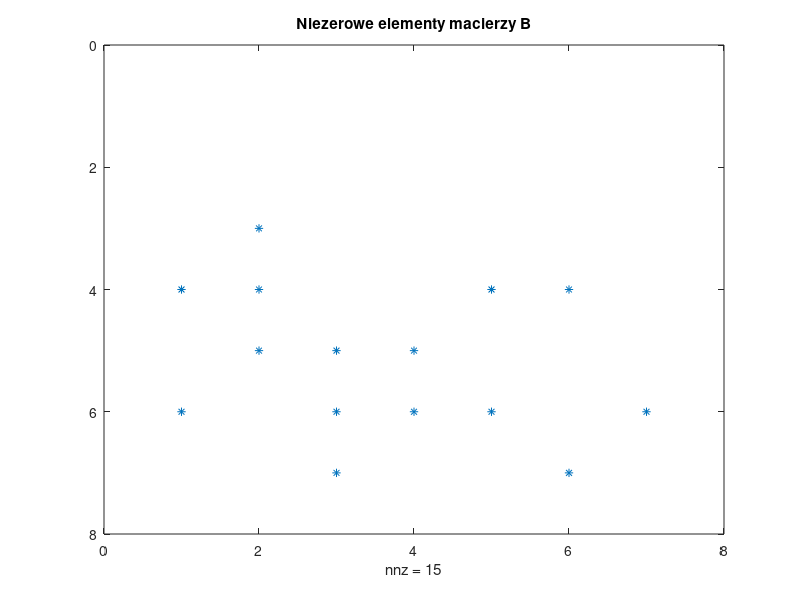
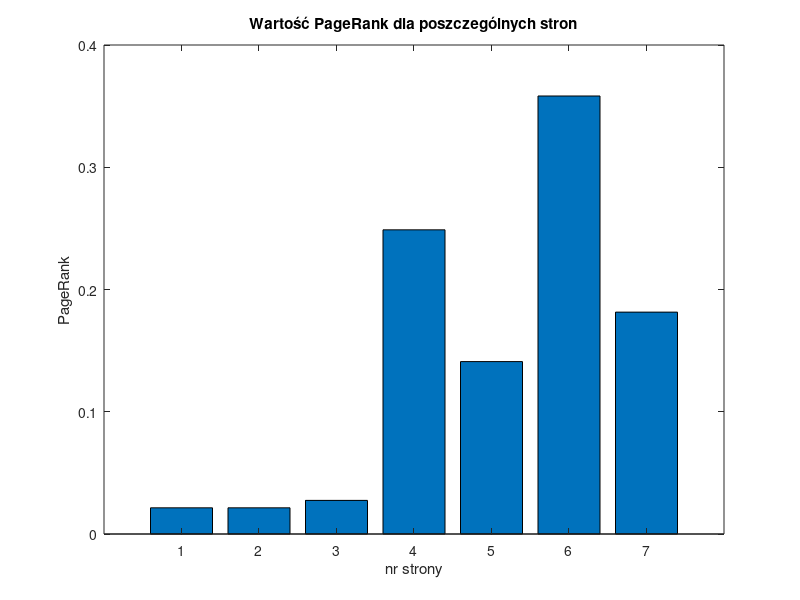

These charts were generated, in order, by the following MATLAB code:
%% SPRAWOZDANIE LABORATORIUM 2
% Damian Jankowski s188597

%% Zadanie 2. PageRank

%% Przygotowanie środowiska
% Zamknięcie okien i usunięcie zmiennych
clear all
close all

%% Zadanie A
% Zdefiniowanie tablicy |Edges| dla sieci złożonej z siedmiu stron.
% Zmienna $N$ określa ilość wszystkich stron sieci

Edges = [ 1, 1, 2, 2, 2, 3, 3, 3, 4, 4, 5, 5, 6, 6, 7;
          4, 6, 3, 4, 5, 5, 6, 7, 5, 6, 4, 6, 4, 7, 6];

N = 7;
%% Zadanie B
% Skonstruowanie macierzy $B$, $A$, $I$, $M$ oraz wektora $\vec{b}$ dla 
% połączeń wygenerowanych w *Zadaniu A* oraz dla parametru $d = 0.85$.
% Wektor $L$ stanowi sumę elementów kolejnych kolumn macierzy $B$

d = 0.85;
B = sparse(Edges(2,:), Edges(1,:), ones(1, 15), N, N);

L = zeros(N,1);
for i = 1:N
    L(i) = sum(B(:,i));
end

A = spdiags(1./L, 0, N, N);
I = speye(N);

M = I - d*B*A;

b = zeros(N, 1) + (1 - d) / N;

%% Zadanie C
% Wykonanie polecenia |whos| i zapisanie wyniku do pliku |sparse_test.txt|

if (exist("sparse_test.txt","file"))
    delete("sparse_test.txt");
end

diary sparse_test.txt
whos A B I M b
diary off

%% Zadanie D
% Wykonanie polecenia |spy| i wygenerowanie wykresu do pliku |.png|

spy(B)
title("Niezerowe elementy macierzy B")
print -dpng spy_b

%% Zadanie E
% Rozwiązanie układu równań $Mr = b$ 

r = M\b;

%% Zadanie F
% Wygenerowanie wykresu słupkowego dla wektora $r$

bar(r)
title("Wartość PageRank dla poszczególnych stron")
ylabel("PageRank")
xlabel("nr strony")
print -dpng bar